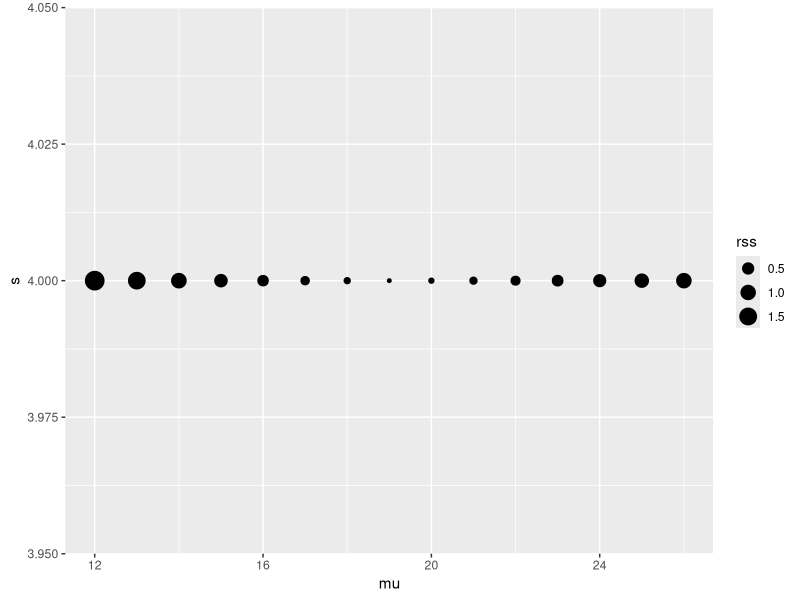
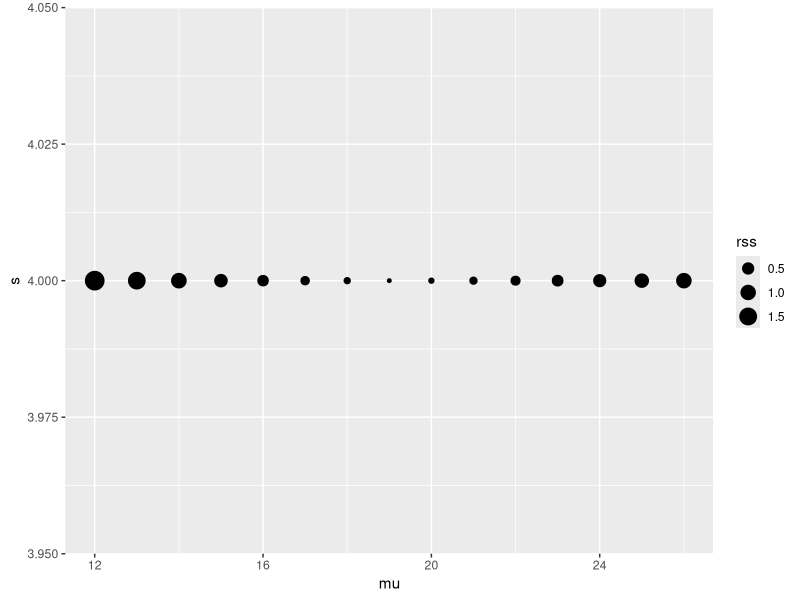

Write the R code that produced these figures, in order.
# read in in-season data to date
# for some combinations of mu and s, calculate the RSS

library(dplyr)
library(readr)
library(ggplot2)
library(tidyr)

calculate_fit_rss <- function(mu, s) {
  logi_fun <- function(x, mu, s) { 1 / (1 + exp(-((x - mu)/s))) }
  
  
  inseason <- read_csv("data/inseason.csv") %>% 
    mutate(ccpue = cumsum(cpue))
  
  xrange <- -10:50
  logistic <- data.frame(day = xrange,
                         cpue_modeleded = logi_fun(xrange, mu, s))
  
  today <- tail(inseason, n = 1)$day
  ccpue <- tail(inseason, n = 1)$ccpue
  final_ccpue <- ccpue / (logistic[logistic$day == today, "cpue_modeleded"])
  
  estimated <- inseason
  estimated$pccpue_estimated <- estimated$ccpue / final_ccpue
  
  # Trim to fit
  estimated %>% 
    left_join(logistic, by = "day") %>% 
    mutate(r = cpue_modeleded - pccpue_estimated) %>% 
    summarize(rss = sum(r^2))
}

crossing(mu = 12:26, s = 4) %>% 
  purrr::pmap(~ bind_cols(tibble(mu = .x, s = .y), calculate_fit_rss(.x, .y))) %>% 
  bind_rows() %>% 
  arrange(rss) %>% 
  ggplot(aes(x = mu, y = s, size = rss)) +
  geom_point()

ggsave("refit/figures/scores.pdf", width = 4, height = 4)
